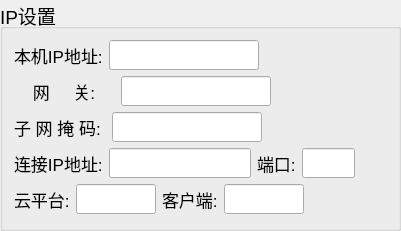
  <widget class="QGroupBox" name="IpSetBox">
   <property name="geometry">
    <rect>
     <x>90</x>
     <y>240</y>
     <width>401</width>
     <height>231</height>
    </rect>
   </property>
   <property name="font">
    <font>
     <pointsize>14</pointsize>
    </font>
   </property>
   <property name="title">
    <string>IP设置</string>
   </property>
   <layout class="QVBoxLayout" name="verticalLayout_3">
    <item>
     <layout class="QHBoxLayout" name="horizontalLayout">
      <item>
       <widget class="QLabel" name="label_myip">
        <property name="maximumSize">
         <size>
          <width>16777215</width>
          <height>30</height>
         </size>
        </property>
        <property name="font">
         <font>
          <pointsize>13</pointsize>
         </font>
        </property>
        <property name="text">
         <string>本机IP地址:</string>
        </property>
       </widget>
      </item>
      <item>
       <widget class="QLineEdit" name="m_myip">
        <property name="sizePolicy">
         <sizepolicy hsizetype="Expanding" vsizetype="Preferred">
          <horstretch>0</horstretch>
          <verstretch>0</verstretch>
         </sizepolicy>
        </property>
        <property name="minimumSize">
         <size>
          <width>0</width>
          <height>30</height>
         </size>
        </property>
        <property name="maximumSize">
         <size>
          <width>150</width>
          <height>30</height>
         </size>
        </property>
        <property name="font">
         <font>
          <pointsize>13</pointsize>
         </font>
        </property>
        <property name="echoMode">
         <enum>QLineEdit::Normal</enum>
        </property>
       </widget>
      </item>
      <item>
       <spacer name="horizontalSpacer_6">
        <property name="orientation">
         <enum>Qt::Horizontal</enum>
        </property>
        <property name="sizeHint" stdset="0">
         <size>
          <width>40</width>
          <height>30</height>
         </size>
        </property>
       </spacer>
      </item>
     </layout>
    </item>
    <item>
     <layout class="QHBoxLayout" name="horizontalLayout_15">
      <item>
       <widget class="QLabel" name="label_gateway">
        <property name="minimumSize">
         <size>
          <width>0</width>
          <height>30</height>
         </size>
        </property>
        <property name="maximumSize">
         <size>
          <width>16777215</width>
          <height>30</height>
         </size>
        </property>
        <property name="font">
         <font>
          <pointsize>13</pointsize>
         </font>
        </property>
        <property name="text">
         <string>    网     关:    </string>
        </property>
       </widget>
      </item>
      <item>
       <widget class="QLineEdit" name="m_gateway">
        <property name="sizePolicy">
         <sizepolicy hsizetype="Expanding" vsizetype="Preferred">
          <horstretch>0</horstretch>
          <verstretch>0</verstretch>
         </sizepolicy>
        </property>
        <property name="minimumSize">
         <size>
          <width>0</width>
          <height>30</height>
         </size>
        </property>
        <property name="maximumSize">
         <size>
          <width>150</width>
          <height>30</height>
         </size>
        </property>
        <property name="font">
         <font>
          <pointsize>13</pointsize>
         </font>
        </property>
        <property name="echoMode">
         <enum>QLineEdit::Normal</enum>
        </property>
       </widget>
      </item>
      <item>
       <spacer name="horizontalSpacer_5">
        <property name="orientation">
         <enum>Qt::Horizontal</enum>
        </property>
        <property name="sizeHint" stdset="0">
         <size>
          <width>40</width>
          <height>30</height>
         </size>
        </property>
       </spacer>
      </item>
     </layout>
    </item>
    <item>
     <layout class="QHBoxLayout" name="horizontalLayout_4">
      <item>
       <widget class="QLabel" name="label_subnetMask">
        <property name="maximumSize">
         <size>
          <width>16777215</width>
          <height>30</height>
         </size>
        </property>
        <property name="font">
         <font>
          <pointsize>13</pointsize>
         </font>
        </property>
        <property name="text">
         <string>子 网 掩 码: </string>
        </property>
       </widget>
      </item>
      <item>
       <widget class="QLineEdit" name="m_subnetMask">
        <property name="sizePolicy">
         <sizepolicy hsizetype="Expanding" vsizetype="Preferred">
          <horstretch>0</horstretch>
          <verstretch>0</verstretch>
         </sizepolicy>
        </property>
        <property name="minimumSize">
         <size>
          <width>0</width>
          <height>30</height>
         </size>
        </property>
        <property name="maximumSize">
         <size>
          <width>150</width>
          <height>30</height>
         </size>
        </property>
        <property name="font">
         <font>
          <pointsize>13</pointsize>
         </font>
        </property>
        <property name="echoMode">
         <enum>QLineEdit::Normal</enum>
        </property>
       </widget>
      </item>
      <item>
       <spacer name="horizontalSpacer">
        <property name="orientation">
         <enum>Qt::Horizontal</enum>
        </property>
        <property name="sizeHint" stdset="0">
         <size>
          <width>40</width>
          <height>30</height>
         </size>
        </property>
       </spacer>
      </item>
     </layout>
    </item>
    <item>
     <layout class="QHBoxLayout" name="horizontalLayout_5">
      <item>
       <widget class="QLabel" name="label_Hostip">
        <property name="maximumSize">
         <size>
          <width>16777215</width>
          <height>30</height>
         </size>
        </property>
        <property name="font">
         <font>
          <pointsize>13</pointsize>
         </font>
        </property>
        <property name="text">
         <string>连接IP地址:</string>
        </property>
       </widget>
      </item>
      <item>
       <widget class="QLineEdit" name="m_hostip">
        <property name="sizePolicy">
         <sizepolicy hsizetype="Expanding" vsizetype="Preferred">
          <horstretch>0</horstretch>
          <verstretch>0</verstretch>
         </sizepolicy>
        </property>
        <property name="minimumSize">
         <size>
          <width>0</width>
          <height>30</height>
         </size>
        </property>
        <property name="maximumSize">
         <size>
          <width>150</width>
          <height>30</height>
         </size>
        </property>
        <property name="font">
         <font>
          <pointsize>13</pointsize>
         </font>
        </property>
        <property name="echoMode">
         <enum>QLineEdit::Normal</enum>
        </property>
       </widget>
      </item>
      <item>
       <widget class="QLabel" name="label_com">
        <property name="maximumSize">
         <size>
          <width>16777215</width>
          <height>30</height>
         </size>
        </property>
        <property name="font">
         <font>
          <pointsize>13</pointsize>
         </font>
        </property>
        <property name="text">
         <string>端口:</string>
        </property>
       </widget>
      </item>
      <item>
       <widget class="QLineEdit" name="m_com">
        <property name="sizePolicy">
         <sizepolicy hsizetype="Expanding" vsizetype="Preferred">
          <horstretch>0</horstretch>
          <verstretch>0</verstretch>
         </sizepolicy>
        </property>
        <property name="minimumSize">
         <size>
          <width>0</width>
          <height>30</height>
         </size>
        </property>
        <property name="maximumSize">
         <size>
          <width>60</width>
          <height>30</height>
         </size>
        </property>
        <property name="font">
         <font>
          <pointsize>13</pointsize>
         </font>
        </property>
        <property name="echoMode">
         <enum>QLineEdit::Normal</enum>
        </property>
       </widget>
      </item>
      <item>
       <spacer name="horizontalSpacer_7">
        <property name="orientation">
         <enum>Qt::Horizontal</enum>
        </property>
        <property name="sizeHint" stdset="0">
         <size>
          <width>40</width>
          <height>30</height>
         </size>
        </property>
       </spacer>
      </item>
     </layout>
    </item>
    <item>
     <layout class="QHBoxLayout" name="horizontalLayout_6">
      <item>
       <widget class="QLabel" name="label_cloudStatus">
        <property name="maximumSize">
         <size>
          <width>16777215</width>
          <height>30</height>
         </size>
        </property>
        <property name="font">
         <font>
          <pointsize>13</pointsize>
         </font>
        </property>
        <property name="text">
         <string>云平台:</string>
        </property>
       </widget>
      </item>
      <item>
       <widget class="QLineEdit" name="m_cloudStatus">
        <property name="sizePolicy">
         <sizepolicy hsizetype="Expanding" vsizetype="Preferred">
          <horstretch>0</horstretch>
          <verstretch>0</verstretch>
         </sizepolicy>
        </property>
        <property name="minimumSize">
         <size>
          <width>0</width>
          <height>30</height>
         </size>
        </property>
        <property name="maximumSize">
         <size>
          <width>80</width>
          <height>30</height>
         </size>
        </property>
        <property name="font">
         <font>
          <pointsize>13</pointsize>
         </font>
        </property>
        <property name="echoMode">
         <enum>QLineEdit::Normal</enum>
        </property>
        <property name="readOnly">
         <bool>true</bool>
        </property>
       </widget>
      </item>
      <item>
       <widget class="QLabel" name="label_masterStatus">
        <property name="minimumSize">
         <size>
          <width>0</width>
          <height>30</height>
         </size>
        </property>
        <property name="maximumSize">
         <size>
          <width>16777215</width>
          <height>30</height>
         </size>
        </property>
        <property name="font">
         <font>
          <pointsize>13</pointsize>
         </font>
        </property>
        <property name="text">
         <string>客户端:</string>
        </property>
       </widget>
      </item>
      <item>
       <widget class="QLineEdit" name="m_masterStatus">
        <property name="sizePolicy">
         <sizepolicy hsizetype="Expanding" vsizetype="Preferred">
          <horstretch>0</horstretch>
          <verstretch>0</verstretch>
         </sizepolicy>
        </property>
        <property name="minimumSize">
         <size>
          <width>0</width>
          <height>30</height>
         </size>
        </property>
        <property name="maximumSize">
         <size>
          <width>80</width>
          <height>30</height>
         </size>
        </property>
        <property name="font">
         <font>
          <pointsize>13</pointsize>
         </font>
        </property>
        <property name="echoMode">
         <enum>QLineEdit::Normal</enum>
        </property>
        <property name="readOnly">
         <bool>true</bool>
        </property>
       </widget>
      </item>
      <item>
       <spacer name="horizontalSpacer_2">
        <property name="orientation">
         <enum>Qt::Horizontal</enum>
        </property>
        <property name="sizeHint" stdset="0">
         <size>
          <width>13</width>
          <height>30</height>
         </size>
        </property>
       </spacer>
      </item>
     </layout>
    </item>
   </layout>
   <zorder>horizontalSpacer_5</zorder>
   <zorder>horizontalSpacer_6</zorder>
   <zorder>label_Hostip</zorder>
   <zorder>horizontalSpacer_7</zorder>
  </widget>
